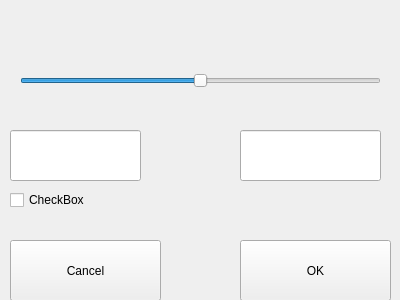
<?xml version="1.0" encoding="UTF-8"?>
<ui version="4.0">
 <class>Form</class>
 <widget class="QWidget" name="Form">
  <property name="geometry">
   <rect>
    <x>0</x>
    <y>0</y>
    <width>400</width>
    <height>300</height>
   </rect>
  </property>
  <property name="windowTitle">
   <string>Form</string>
  </property>
  <widget class="QLineEdit" name="TextBox_L">
   <property name="geometry">
    <rect>
     <x>10</x>
     <y>130</y>
     <width>131</width>
     <height>51</height>
    </rect>
   </property>
  </widget>
  <widget class="QLineEdit" name="TextBox_R">
   <property name="geometry">
    <rect>
     <x>240</x>
     <y>130</y>
     <width>141</width>
     <height>51</height>
    </rect>
   </property>
  </widget>
  <widget class="QCheckBox" name="CheckBox">
   <property name="geometry">
    <rect>
     <x>10</x>
     <y>190</y>
     <width>81</width>
     <height>20</height>
    </rect>
   </property>
   <property name="text">
    <string>CheckBox</string>
   </property>
  </widget>
  <widget class="QPushButton" name="okButton">
   <property name="geometry">
    <rect>
     <x>240</x>
     <y>240</y>
     <width>151</width>
     <height>61</height>
    </rect>
   </property>
   <property name="text">
    <string>OK</string>
   </property>
  </widget>
  <widget class="QPushButton" name="cancelButton">
   <property name="geometry">
    <rect>
     <x>10</x>
     <y>240</y>
     <width>151</width>
     <height>61</height>
    </rect>
   </property>
   <property name="text">
    <string>Cancel</string>
   </property>
  </widget>
  <widget class="QSlider" name="horizontalSlider">
   <property name="geometry">
    <rect>
     <x>20</x>
     <y>70</y>
     <width>361</width>
     <height>22</height>
    </rect>
   </property>
   <property name="minimum">
    <number>-100</number>
   </property>
   <property name="maximum">
    <number>100</number>
   </property>
   <property name="orientation">
    <enum>Qt::Horizontal</enum>
   </property>
  </widget>
 </widget>
 <resources/>
 <connections/>
</ui>
